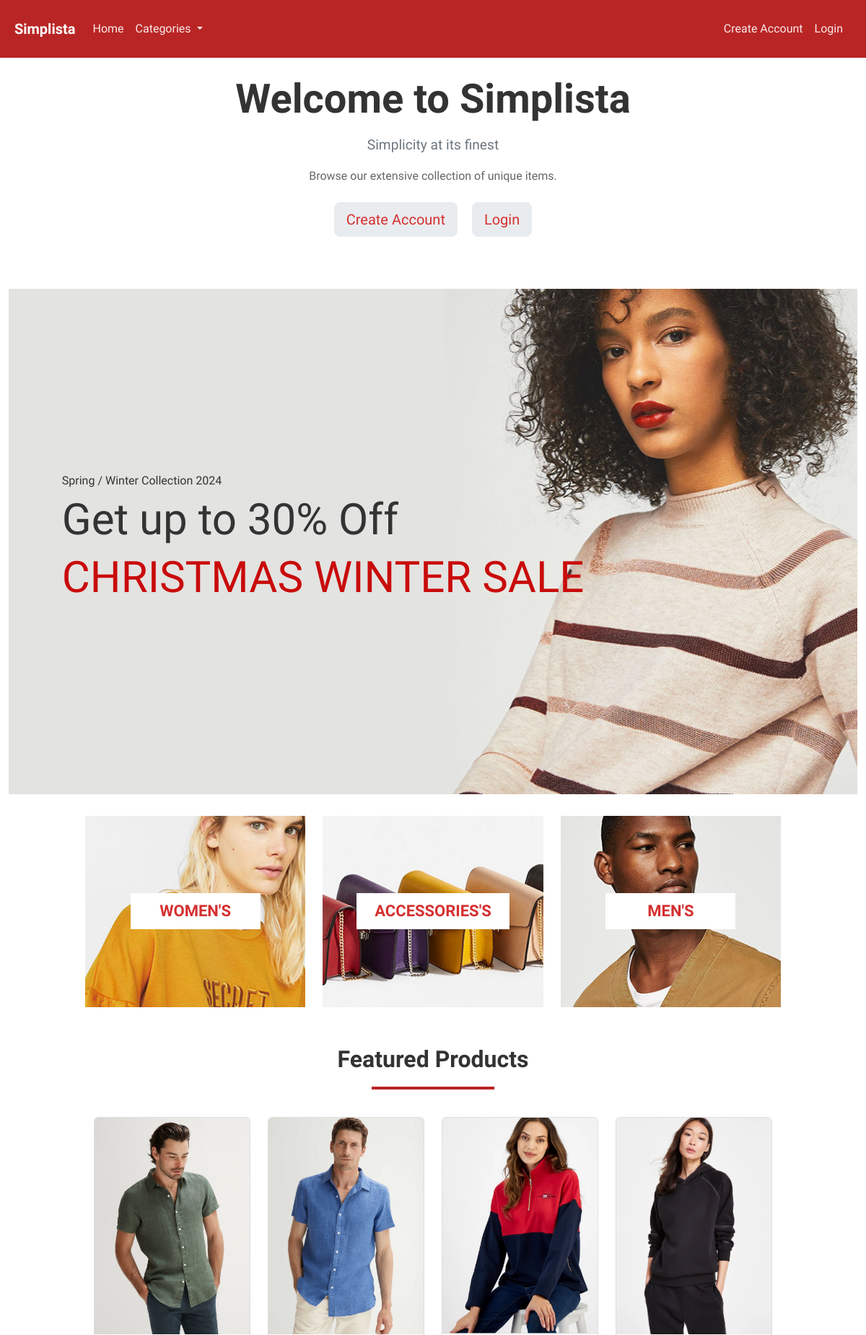
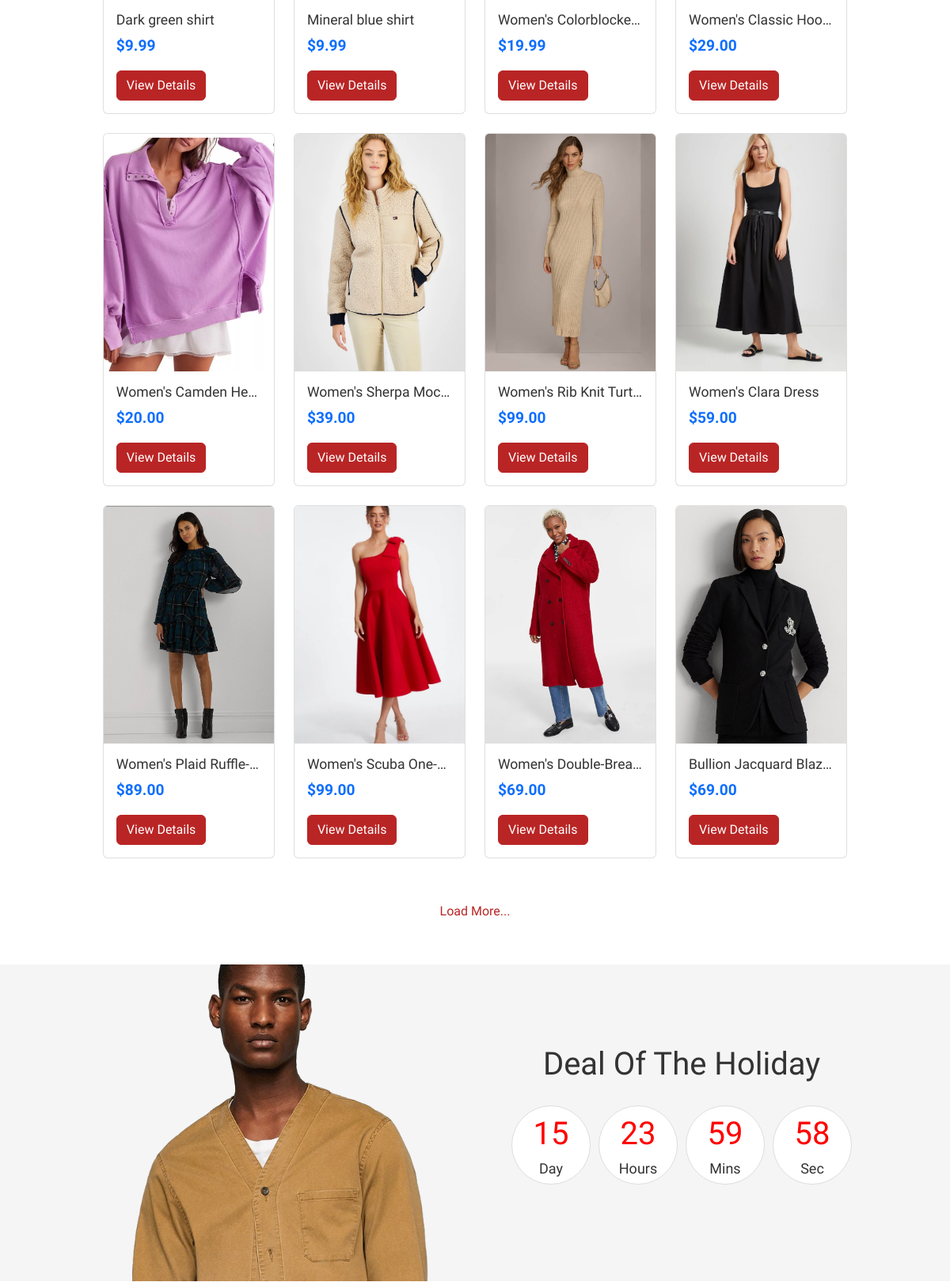
The page / (upper part) on the database its author committed (2 pictures, top to bottom).
### store/models.py (models this page shows, shortened)
class Product(models.Model):
    category = models.ForeignKey(Category, related_name='product', on_delete=models.CASCADE, null=True)
    title = models.CharField(max_length=250)
    brand = models.CharField(max_length=250, default='un-branded')
    description = models.TextField(blank=True)
    slug = models.SlugField(max_length=255)
    price = models.DecimalField(max_digits=6, decimal_places=2)
    image = models.ImageField(upload_to='images/')
    class Meta:
        verbose_name_plural = 'products'
    def get_absolute_url(self):
        return reverse('product-info', args=[self.slug])

### store/views.py (the view, shortened to what this page needs)
# urls.py: path('', include('store.urls')),
def store(request):
    products = Product.objects.all()
    categories = Category.objects.all()
    context = {
        'products': products,
        'categories': categories
    }
    return render(request, 'store/store.html', context)

### cart/context_processors.py (called while the page is built)
def cart(request):
    return {'cart': Cart(request)}

### store/context_processors.py (called while the page is built)
def categories(request):
    return {
        'categories': Category.objects.all()
    }

### store/models.py (called while the page is built)
    def get_absolute_url(self):
        return reverse('list-category', args=[self.slug])

### store/templates/store/store.html (shortened to what this page needs)
{% extends "./base.html" %}
{% load static %}
{% block content %}
<div class="container-fluid mt-4">
    {% if user.is_authenticated %}
    <div class="row mb-5">
        <div class="col-12 text-center">
            <h1 class="display-4">Welcome back, {{ user.first_name|default:user.username }}!</h1>
            <p class="lead text-muted">
                {% if recent_items %}
                Continue exploring from where you left off.
                {% else %}
                Start exploring our curated collection just for you.
                {% endif %}
            </p>
        </div>
    </div>
    {% else %}
    <div class="row mb-5">
        <div class="col-12 text-center">
            <h1 class="display-4">Welcome to Simplista</h1>
            <p class="lead">Simplicity at its finest</p>
            <p class="text-muted mb-4">Browse our extensive collection of unique items.</p>
            <div class="mb-4">
                <a href="{% url 'register' %}" class="btn btn-light btn-lg me-3">Create Account</a>
                <a href="{% url 'my-login' %}" class="btn btn-light btn-lg">Login</a>
            </div>
        </div>
    </div>
    {% endif %}
    <div class="mb-4">
        <div class="main_slider"
            style="background-image:url(../../../static/media/images/slider_1.jpg); height: 700px;  width: 100%;">
            <div class="container fill_height" style="height: 100%;">
                <div class="row align-items-center fill_height">
                    <div class="col">
                        <div class="main_slider_content">
                            <h6>Spring / Winter Collection 2024</h6>
                            <h1>Get up to 30% Off</h1>
                            <h1 class="thanksgiving">CHRISTMAS WINTER SALE</h1>
                        </div>
                    </div>
                </div>
            </div>
        </div>
    </div>
    <div class="banner">
        <div class="banner_container">
            <div class="row justify-content-center">
                <div class="col-md-4">
                    <div class="banner_item align-items-center"
                        style="background-image:url(../../../static/media/images/banner_1.jpg)">
                        <div class="banner_category">
                            <a>WOMEN's</a>
                        </div>
                    </div>
                </div>
                <div class="col-md-4">
                    <div class="banner_item align-items-center"
                        style="background-image:url(../../../static/media/images/banner_2.jpg)">
                        <div class="banner_category">
                            <a>ACCESSORIES'S</a>
                        </div>
                    </div>
                </div>
                <div class="col-md-4">
                    <div class="banner_item align-items-center"
                        style="background-image:url(../../../static/media/images/banner_3.jpg)">
                        <div class="banner_category">
                            <a>MEN'S</a>
                        </div>
                    </div>
                </div>
            </div>
        </div>
    </div>
    <div class="row">
        <div class="col-12">
            <div class="banner_container">
                <div class="row">
                    <div class="col text-center">
                        <div class="section_title fptitle mt-5">Featured Products</div>
                    </div>
                </div>
            </div>
            <br />
            <div id="product-container">
                {% for product in products %}
                {% if forloop.counter0|divisibleby:4 %}
                <div class="row banner_container {% if forloop.counter0 >= 12 %}hidden-row{% endif %}">
                    {% endif %}
                    <div class="col-md-3 mb-4">
                        <div class="card h-100">
                            <img class="card-img-top" src="{{ product.image.url }}" alt="{{ product.title }}"
                                style="height: 300px; object-fit: cover;">
                            <div class="card-body">
                                <h5 class="card-title">{{ product.title }}</h5>
                                <p class="card-text">${{ product.price }}</p>
                                <a href="{{ product.get_absolute_url }}" class="btn btn-primary">View Details</a>
                            </div>
                        </div>
                    </div>
                    {% if forloop.counter|divisibleby:4 or forloop.last %}
                </div>
                {% endif %}
                {% endfor %}
            </div>
            <div class="text-center mt-4">
                <button id="load-more" class="btn btn-loading">Load More...</button>
            </div>
        </div>
    </div>
</div>
<div class="deal_ofthe_week  mt-5">
    <div class="container">
        <div class="row align-items-center">
            <div class="col-lg-6">
                <div class="deal_ofthe_week_img">
                    <img src="../../../static/media/images/deal_ofthe_week.png" alt="">
                </div>
            </div>
            <div class="col-lg-6 text-right">
                <div class="deal_ofthe_week_content d-flex flex-column align-items-center float-right">
                    <div class="section_title">
                        <h1>Deal Of The Holiday</h1>
                    </div>
                    <ul class="timer">
                        <li class="d-inline-flex flex-column justify-content-center align-items-center">
                            <div id="day" class="timer_num">15</div>
                            <div class="timer_unit">Day</div>
                        </li>
                        <li class="d-inline-flex flex-column justify-content-center align-items-center">
                            <div id="hour" class="timer_num">15</div>
                            <div class="timer_unit">Hours</div>
                        </li>
                        <li class="d-inline-flex flex-column justify-content-center align-items-center">
                            <div id="minute" class="timer_num">45</div>
                            <div class="timer_unit">Mins</div>
                        </li>
                        <li class="d-inline-flex flex-column justify-content-center align-items-center">
                            <div id="second" class="timer_num">23</div>
                            <div class="timer_unit">Sec</div>
                        </li>
                    </ul>
                </div>
            </div>
        </div>
    </div>
</div>
{% endblock %}

### static/css/styles.css (style rules this page uses)
html, body { margin: 0; padding: 0; width: 100%; }
.main_slider { width: 100%; background-size: cover; background-position: center center; position: relative; display: flex; align-items: center; justify-content: flex-start; padding-left: 5%; }
.fill_height { height: 100%; }
.main_slider_content { text-align: left; padding: 0 15px; }
.main_slider_content h1 { font-size: 60px; }
.main_slider_content .thanksgiving { color: rgb(201, 11, 11); }
.container { width: 100%; padding: 0; margin: 0; }
.banner { width: 100%; margin-top: 30px; }
.banner_item { display: -webkit-box; display: -moz-box; display: -ms-flexbox; display: -webkit-flex; display: flex; flex-direction: column; justify-content: center; align-items: center; height: 265px; background-repeat: no-repeat; background-size: cover; background-position: center center; }
.banner_category { height: 50px; background: #FFFFFF; min-width: 180px; padding-left: 25px; padding-right: 25px; }
.banner_category a { display: block; color: #1e1e27; text-transform: uppercase; font-size: 22px; font-weight: 600; text-align: center; line-height: 50px; width: 100%; -webkit-transition: color 0.3s ease; -moz-transition: color 0.3s ease; -ms-transition: color 0.3s ease; -o-transition: color 0.3s ease; transition: color 0.3s ease; }
.banner_container { width: 100%; padding-left: 9%; padding-right: 9%; margin: 0; box-sizing: border-box; }
.deal_ofthe_week { background-color: #f5f5f5; }
.deal_ofthe_week_img img { max-width: 100%; height: 400px; padding-left: 30%; }
.section_title { text-align: center; margin-bottom: 20px; }
.timer { list-style: none; padding: 0; display: flex; justify-content: center; margin-bottom: 20px; }
.timer li { width: 100px; height: 100px; background: #fff; border: 1px solid #ddd; border-radius: 50%; display: flex; flex-direction: column; justify-content: center; align-items: center; margin: 0 5px; }
.timer_num { font-size: 40px; color: red; }
.timer_unit { font-size: 18px; }
.card { transition: transform 0.2s ease-in-out, box-shadow 0.2s ease-in-out; border: 1px solid rgba(0,0,0,0.125); }
.card-img-top { height: 200px; object-fit: cover; }
.card-title { font-size: 1.1rem; font-weight: 500; margin-bottom: 0.5rem; overflow: hidden; text-overflow: ellipsis; white-space: nowrap; }
.card-text { color: #0d6efd; font-weight: 600; font-size: 1.2rem; }
.display-4 { font-weight: 600; margin-bottom: 1rem; }
.lead { font-size: 1.2rem; color: #6c757d; }
.fptitle { font-size: 2em; font-weight: 600; margin-bottom: 1.5rem; position: relative; padding-bottom: 0.5rem; }
.fptitle::after { content: ''; position: absolute; left: 50%; transform: translateX(-50%); bottom: -10px; width: 170px; height: 4px; background-color: rgb(185, 37, 37); }

### static/css/chatbot.css (style rules this page uses)
:root { --deep-red: #8B0000; --fire-brick: #B22222; --crimson: #DC143C; --light-red: #FFE4E1; }

### store/static/css/custom.css (style rules this page uses)
.btn-loading { background-color: #FFFFFF!important; border-color: #FFFFFF!important; color: rgb(185, 37, 37) !important; }
.btn-primary:not(.checkout-related):not([href*="checkout"]) { background-color: rgb(185, 37, 37) !important; border-color: rgb(185, 37, 37) !important; color: white !important; }
a:not([href*="checkout"]):not(.checkout-related) { color: #d53030; }
.btn-light { white-space: nowrap; display: inline-flex; align-items: center; gap: 4px; }

### rows shown on the page
Product: image (picture), title "Dark green shirt", price "9.99"
Product: image (picture), title "Mineral blue shirt", price "9.99"
Product: image (picture), title "Women's Colorblocke…", price "19.99"
Product: image (picture), title "Women's Classic Hoo…", price "29.00"
Product: image (picture), title "Women's Camden He…", price "20.00"
Product: image (picture), title "Women's Sherpa Moc…", price "39.00"
Product: image (picture), title "Women's Rib Knit Turt…", price "99.00"
Product: image (picture), title "Women's Clara Dress", price "59.00"
Product: image (picture), title "Women's Plaid Ruffle-…", price "89.00"
Product: image (picture), title "Women's Scuba One-…", price "99.00"
Product: image (picture), title "Women's Double-Brea…", price "69.00"
Product: image (picture), title "Bullion Jacquard Blazer", price "69.00"
